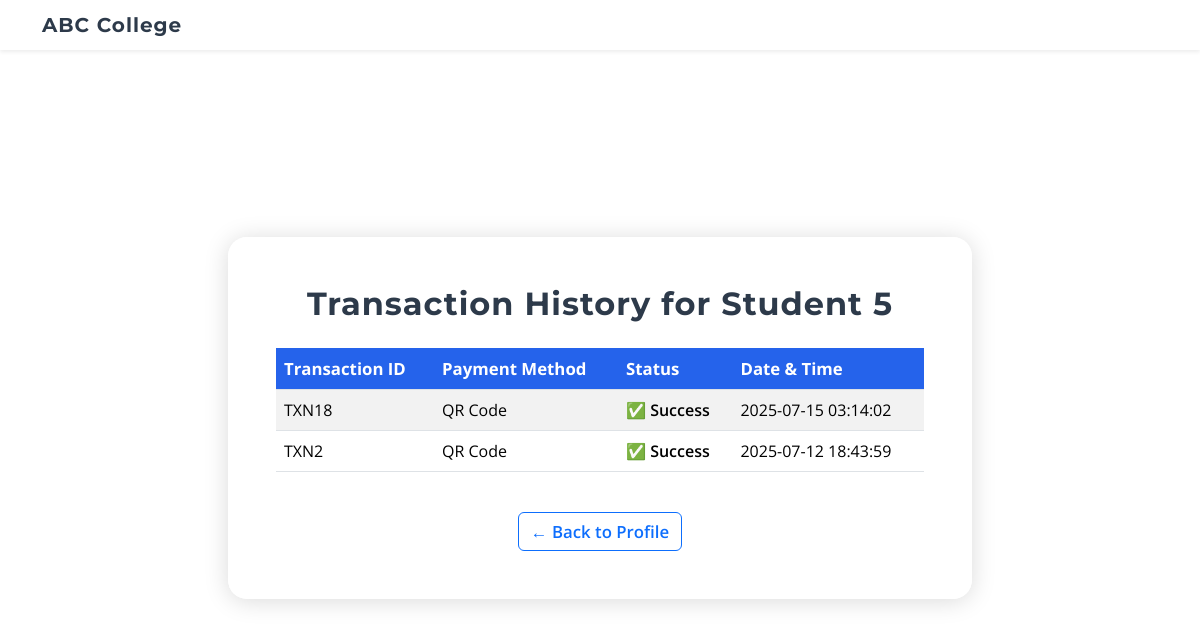
The page /transaction_history (signed in) on the database its author committed.
### app.py (models this page shows)
class User(db.Model):
    id = db.Column(db.Integer, primary_key=True)
    usn = db.Column(db.String(20), unique=True, nullable=False)
    name = db.Column(db.String(100))
    email = db.Column(db.String(100), unique=True, nullable = False)
    password = db.Column(db.String(100))
    fee_paid = db.Column(db.Boolean, default=False)
    photo_path = db.Column(db.String(200))  # Add this to User model

class HallTicket(db.Model):
    id = db.Column(db.Integer, primary_key=True)
    user_id = db.Column(db.Integer, db.ForeignKey('user.id'), nullable=False)
    course = db.Column(db.String(100))
    semesters = db.Column(db.String(200))
    subjects = db.Column(db.String(300))
    payment_method = db.Column(db.String(50))
    date = db.Column(db.DateTime, default=lambda: datetime.now(timezone.utc))

### app.py (the view)
@app.route('/transaction_history')
def transaction_history():
    usn = session.get('usn')
    user = User.query.filter_by(usn=usn).first()
    tickets = HallTicket.query.filter_by(user_id=user.id).order_by(HallTicket.id.desc()).all()
    return render_template('transaction_history.html', tickets=tickets, username=user.name)

### templates/transaction_history.html (shortened to what this page needs)
<!DOCTYPE html>
<html lang="en">
<head>
    <link href="https://cdn.jsdelivr.net/npm/bootstrap@5.3.2/dist/css/bootstrap.min.css" rel="stylesheet">
</head>
<body>
    <nav class="navbar navbar-light shadow-sm mb-5">
        <div class="container">
            <span class="navbar-brand mb-0 h1 college-title">ABC College</span>
        </div>
    </nav>
    <div class="container d-flex align-items-center justify-content-center" style="min-height: 80vh;">
        <div class="col-md-10 col-lg-8 history-card p-5">
            <h2 class="mb-4 college-title text-center">Transaction History for {{ username }}</h2>
            <div class="table-responsive mb-4">
                <table class="table table-striped table-hover align-middle">
                    <thead>
                        <tr>
                            <th>Transaction ID</th>
                            <th>Payment Method</th>
                            <th>Status</th>
                            <th>Date & Time</th>
                        </tr>
                    </thead>
                    <tbody>
                        {% for ticket in tickets %}
                        <tr>
                            <td>TXN{{ ticket.id }}</td>
                            <td>{{ ticket.payment_method or 'N/A' }}</td>
                            <td class="status-success">✅ Success</td>
                            <td>
                                {% if ticket.date %}
                                    {{ ticket.date.strftime('%Y-%m-%d %H:%M:%S') }}
                                {% else %}
                                    N/A
                                {% endif %}
                            </td>
                        </tr>
                        {% else %}
                        <tr>
                            <td colspan="4" class="text-center text-muted">No transactions found.</td>
                        </tr>
                        {% endfor %}
                    </tbody>
                </table>
            </div>
            <div class="text-center">
                <a href="{{ url_for('profile') }}" class="btn btn-outline-primary back-link">&larr; Back to Profile</a>
            </div>
        </div>
    </div>
</body>
</html>

### templates/transaction_history.html (style rules this page uses)
body { background-image: url('https://images.unsplash.com/photo-1607237138185-eedd9c632b0b?q=80&w=1074&auto=format&fit=crop&ixlib=rb-4.1.0&ixid=M3wxMjA3fDB8MHxwaG90by1wYWdlfHx8fGVufDB8fHx8fA%3D%3D'); background-size: cover; background-position: center; min-height: 100vh; font-family: 'Open Sans', Arial, sans-serif; }
.history-card { background: rgba(255,255,255,0.85); border-radius: 1.2rem; box-shadow: 0 2px 24px rgba(0,0,0,0.15); backdrop-filter: blur(2px); }
.college-title { font-family: 'Montserrat', Arial, sans-serif; font-weight: 700; color: #2d3a4a; letter-spacing: 1px; }
.table thead th { background: #2563eb; color: #fff; font-size: 1.05rem; }
.status-success { color: #22c55e; font-weight: 600; }
.navbar { background: rgba(255,255,255,0.92) !important; }
.back-link { font-size: 1.05rem; font-weight: 600; }

### rows shown on the page
User: name "Student 5"
HallTicket: id "18", payment_method "QR Code", date "2025-07-15 03:14:02"
HallTicket: id "2", payment_method "QR Code", date "2025-07-12 18:43:59"
